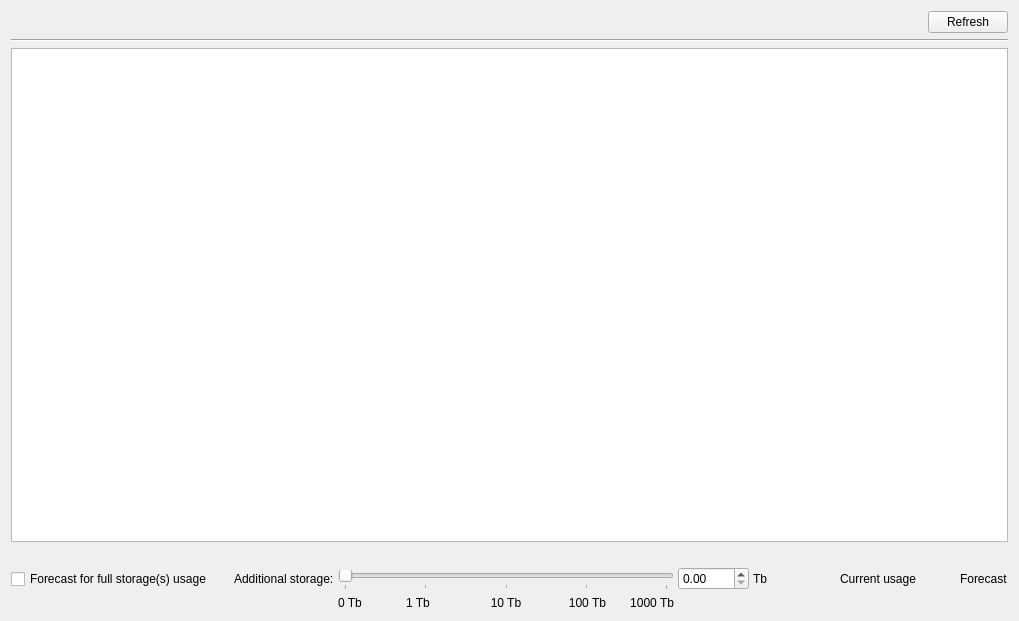
<?xml version="1.0" encoding="UTF-8"?>
<ui version="4.0">
 <class>RecordingStatisticsWidget</class>
 <widget class="QWidget" name="RecordingStatisticsWidget">
  <property name="geometry">
   <rect>
    <x>0</x>
    <y>0</y>
    <width>1019</width>
    <height>621</height>
   </rect>
  </property>
  <layout class="QVBoxLayout" name="verticalLayout" stretch="0">
   <item>
    <widget class="QStackedWidget" name="stackedWidget">
     <property name="currentIndex">
      <number>0</number>
     </property>
     <widget class="QWidget" name="gridPage">
      <layout class="QVBoxLayout" name="verticalLayout_3">
       <property name="leftMargin">
        <number>0</number>
       </property>
       <property name="topMargin">
        <number>0</number>
       </property>
       <property name="rightMargin">
        <number>0</number>
       </property>
       <property name="bottomMargin">
        <number>0</number>
       </property>
       <item>
        <layout class="QGridLayout" name="mainGridLayout">
         <property name="horizontalSpacing">
          <number>4</number>
         </property>
         <item row="0" column="2">
          <widget class="QPushButton" name="refreshButton">
           <property name="focusPolicy">
            <enum>Qt::TabFocus</enum>
           </property>
           <property name="text">
            <string>Refresh</string>
           </property>
           <property name="autoDefault">
            <bool>false</bool>
           </property>
           <property name="flat">
            <bool>false</bool>
           </property>
          </widget>
         </item>
         <item row="0" column="1">
          <spacer name="horizontalSpacer">
           <property name="orientation">
            <enum>Qt::Horizontal</enum>
           </property>
           <property name="sizeHint" stdset="0">
            <size>
             <width>40</width>
             <height>20</height>
            </size>
           </property>
          </spacer>
         </item>
        </layout>
       </item>
       <item>
        <widget class="Line" name="line">
         <property name="orientation">
          <enum>Qt::Horizontal</enum>
         </property>
        </widget>
       </item>
       <item>
        <widget class="QnTableView" name="gridEvents">
         <property name="mouseTracking">
          <bool>true</bool>
         </property>
         <property name="contextMenuPolicy">
          <enum>Qt::CustomContextMenu</enum>
         </property>
         <property name="lineWidth">
          <number>1</number>
         </property>
         <property name="midLineWidth">
          <number>1</number>
         </property>
         <property name="horizontalScrollBarPolicy">
          <enum>Qt::ScrollBarAlwaysOff</enum>
         </property>
         <property name="editTriggers">
          <set>QAbstractItemView::NoEditTriggers</set>
         </property>
         <property name="alternatingRowColors">
          <bool>false</bool>
         </property>
         <property name="selectionBehavior">
          <enum>QAbstractItemView::SelectRows</enum>
         </property>
         <property name="sortingEnabled">
          <bool>true</bool>
         </property>
         <attribute name="horizontalHeaderStretchLastSection">
          <bool>true</bool>
         </attribute>
         <attribute name="verticalHeaderVisible">
          <bool>false</bool>
         </attribute>
         <attribute name="verticalHeaderShowSortIndicator" stdset="0">
          <bool>true</bool>
         </attribute>
         <attribute name="verticalHeaderStretchLastSection">
          <bool>false</bool>
         </attribute>
        </widget>
       </item>
       <item>
        <layout class="QHBoxLayout" name="horizontalLayout_3">
         <item>
          <widget class="QCheckBox" name="checkBoxForecast">
           <property name="text">
            <string>Forecast for full storage(s) usage</string>
           </property>
          </widget>
         </item>
         <item>
          <spacer name="horizontalSpacer_4">
           <property name="orientation">
            <enum>Qt::Horizontal</enum>
           </property>
           <property name="sizeType">
            <enum>QSizePolicy::Fixed</enum>
           </property>
           <property name="sizeHint" stdset="0">
            <size>
             <width>16</width>
             <height>20</height>
            </size>
           </property>
          </spacer>
         </item>
         <item>
          <widget class="QWidget" name="forecastControlWidget" native="true">
           <layout class="QGridLayout" name="gridLayout_2">
            <property name="leftMargin">
             <number>0</number>
            </property>
            <property name="topMargin">
             <number>0</number>
            </property>
            <property name="rightMargin">
             <number>0</number>
            </property>
            <property name="bottomMargin">
             <number>0</number>
            </property>
            <property name="horizontalSpacing">
             <number>4</number>
            </property>
            <item row="1" column="1" colspan="5">
             <widget class="QSlider" name="extraSpaceSlider">
              <property name="maximum">
               <number>400</number>
              </property>
              <property name="pageStep">
               <number>100</number>
              </property>
              <property name="orientation">
               <enum>Qt::Horizontal</enum>
              </property>
              <property name="tickPosition">
               <enum>QSlider::TicksBelow</enum>
              </property>
              <property name="tickInterval">
               <number>100</number>
              </property>
             </widget>
            </item>
            <item row="2" column="5">
             <widget class="QLabel" name="label_4">
              <property name="minimumSize">
               <size>
                <width>64</width>
                <height>0</height>
               </size>
              </property>
              <property name="text">
               <string>1000 Tb</string>
              </property>
              <property name="alignment">
               <set>Qt::AlignRight|Qt::AlignTrailing|Qt::AlignVCenter</set>
              </property>
             </widget>
            </item>
            <item row="2" column="4">
             <widget class="QLabel" name="label_6">
              <property name="minimumSize">
               <size>
                <width>64</width>
                <height>0</height>
               </size>
              </property>
              <property name="text">
               <string>100 Tb</string>
              </property>
              <property name="alignment">
               <set>Qt::AlignRight|Qt::AlignTrailing|Qt::AlignVCenter</set>
              </property>
             </widget>
            </item>
            <item row="2" column="1">
             <widget class="QLabel" name="label_3">
              <property name="minimumSize">
               <size>
                <width>64</width>
                <height>0</height>
               </size>
              </property>
              <property name="text">
               <string>0 Tb</string>
              </property>
             </widget>
            </item>
            <item row="2" column="2">
             <widget class="QLabel" name="label_2">
              <property name="minimumSize">
               <size>
                <width>64</width>
                <height>0</height>
               </size>
              </property>
              <property name="text">
               <string>1 Tb</string>
              </property>
              <property name="alignment">
               <set>Qt::AlignLeading|Qt::AlignLeft|Qt::AlignVCenter</set>
              </property>
             </widget>
            </item>
            <item row="0" column="7" rowspan="3">
             <widget class="QLabel" name="extraStorageLabel">
              <property name="text">
               <string>Tb</string>
              </property>
             </widget>
            </item>
            <item row="0" column="6" rowspan="3">
             <widget class="QDoubleSpinBox" name="extraSizeSpinBox">
              <property name="maximum">
               <double>1000.000000000000000</double>
              </property>
             </widget>
            </item>
            <item row="0" column="0" rowspan="3">
             <widget class="QLabel" name="label">
              <property name="text">
               <string>Additional storage:</string>
              </property>
             </widget>
            </item>
            <item row="0" column="2">
             <spacer name="horizontalSpacer_3">
              <property name="orientation">
               <enum>Qt::Horizontal</enum>
              </property>
              <property name="sizeHint" stdset="0">
               <size>
                <width>40</width>
                <height>16</height>
               </size>
              </property>
             </spacer>
            </item>
            <item row="2" column="3">
             <widget class="QLabel" name="label_5">
              <property name="minimumSize">
               <size>
                <width>64</width>
                <height>0</height>
               </size>
              </property>
              <property name="text">
               <string>10 Tb</string>
              </property>
              <property name="alignment">
               <set>Qt::AlignCenter</set>
              </property>
             </widget>
            </item>
           </layout>
          </widget>
         </item>
         <item>
          <spacer name="horizontalSpacer_2">
           <property name="orientation">
            <enum>Qt::Horizontal</enum>
           </property>
           <property name="sizeHint" stdset="0">
            <size>
             <width>40</width>
             <height>20</height>
            </size>
           </property>
          </spacer>
         </item>
         <item>
          <widget class="QWidget" name="legendWidget" native="true">
           <layout class="QHBoxLayout" name="horizontalLayout_2">
            <property name="leftMargin">
             <number>0</number>
            </property>
            <property name="topMargin">
             <number>0</number>
            </property>
            <property name="rightMargin">
             <number>0</number>
            </property>
            <property name="bottomMargin">
             <number>0</number>
            </property>
            <item>
             <widget class="QLabel" name="labelUsageColor">
              <property name="sizePolicy">
               <sizepolicy hsizetype="Fixed" vsizetype="Fixed">
                <horstretch>0</horstretch>
                <verstretch>0</verstretch>
               </sizepolicy>
              </property>
              <property name="minimumSize">
               <size>
                <width>24</width>
                <height>24</height>
               </size>
              </property>
              <property name="text">
               <string/>
              </property>
             </widget>
            </item>
            <item>
             <widget class="QLabel" name="label_8">
              <property name="text">
               <string>Current usage</string>
              </property>
             </widget>
            </item>
            <item>
             <spacer name="horizontalSpacer_5">
              <property name="orientation">
               <enum>Qt::Horizontal</enum>
              </property>
              <property name="sizeType">
               <enum>QSizePolicy::Fixed</enum>
              </property>
              <property name="sizeHint" stdset="0">
               <size>
                <width>8</width>
                <height>20</height>
               </size>
              </property>
             </spacer>
            </item>
            <item>
             <widget class="QLabel" name="labelForecastColor">
              <property name="sizePolicy">
               <sizepolicy hsizetype="Fixed" vsizetype="Fixed">
                <horstretch>0</horstretch>
                <verstretch>0</verstretch>
               </sizepolicy>
              </property>
              <property name="minimumSize">
               <size>
                <width>24</width>
                <height>24</height>
               </size>
              </property>
              <property name="text">
               <string/>
              </property>
             </widget>
            </item>
            <item>
             <widget class="QLabel" name="label_10">
              <property name="text">
               <string>Forecast</string>
              </property>
             </widget>
            </item>
           </layout>
          </widget>
         </item>
        </layout>
       </item>
      </layout>
     </widget>
     <widget class="QWidget" name="warnPage">
      <layout class="QVBoxLayout" name="verticalLayout_2">
       <item>
        <widget class="QLabel" name="warningLabel">
         <property name="text">
          <string>Servers is offline. Statistics is not available.</string>
         </property>
         <property name="alignment">
          <set>Qt::AlignCenter</set>
         </property>
        </widget>
       </item>
      </layout>
     </widget>
    </widget>
   </item>
  </layout>
 </widget>
 <customwidgets>
  <customwidget>
   <class>QnTableView</class>
   <extends>QTableView</extends>
   <header location="global">ui/widgets/table_view.h</header>
  </customwidget>
 </customwidgets>
 <resources/>
 <connections/>
</ui>
